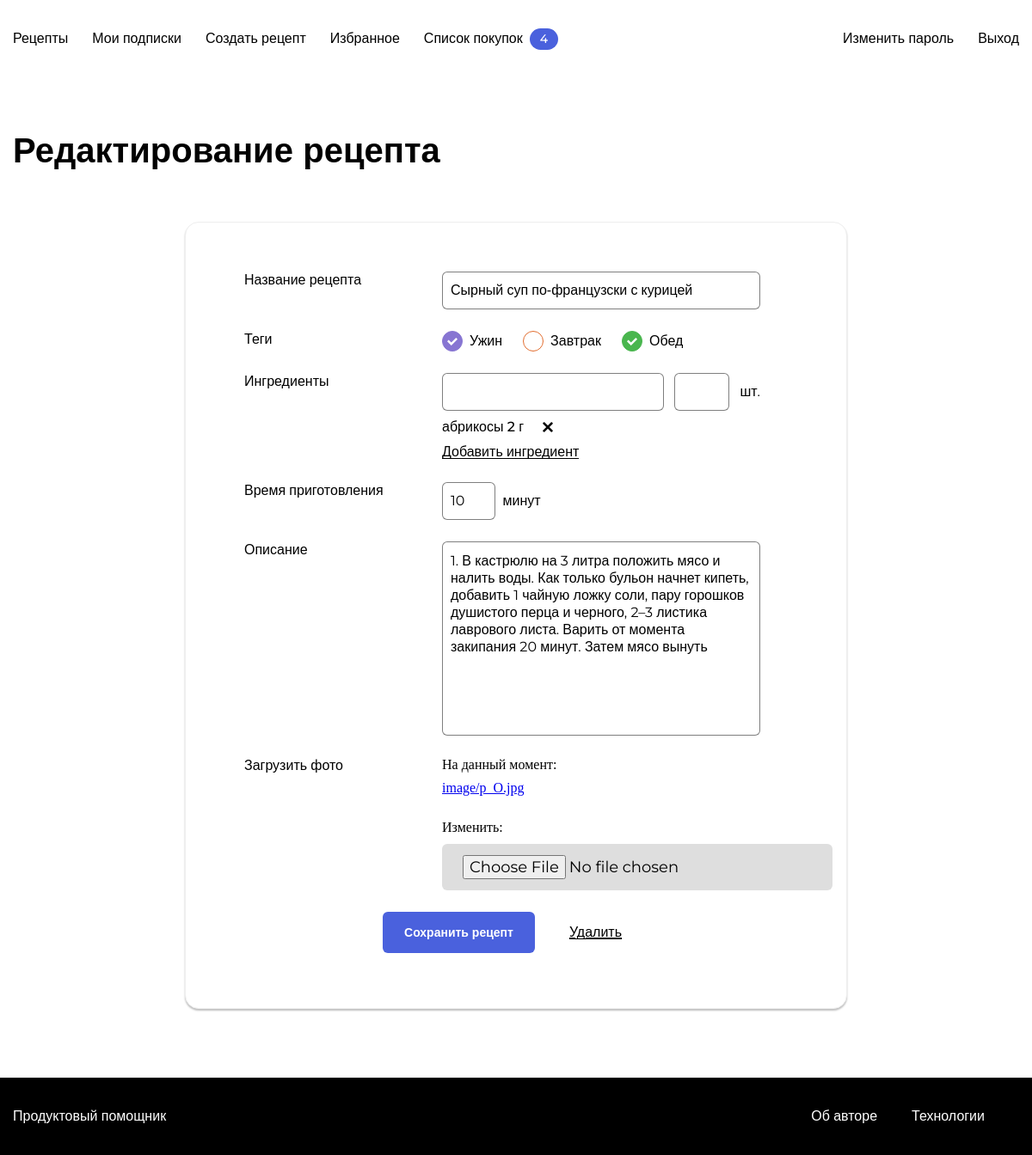
/k.puchkov/43/edit/ (signed in), run on the app's committed database.
### recipes/models.py (models this page shows, shortened)
class Recipe(models.Model):
    author = models.ForeignKey(
        User, on_delete=models.CASCADE, related_name="recipes"
    )
    title = models.CharField(max_length=255, verbose_name="Название")
    image = models.ImageField(upload_to="image/", verbose_name="Путь до файла")
    description = models.TextField(verbose_name="Описание")
    ingredient = models.ManyToManyField(
        Ingredient, through=IngredientAmount
    )
    tags = models.ManyToManyField(Tag, related_name="recipes")
    cooking_time = models.IntegerField(
        default=10, verbose_name="Время приготовления")
    pub_date = models.DateTimeField(
        "date published", auto_now_add=True, db_index=True)
    class Meta:
        ordering = ("-pub_date", )

class Tag(models.Model):
    title = models.CharField(max_length=255, verbose_name="Название")
    slug = models.SlugField(max_length=255, unique=True, verbose_name="Slug")
    color = models.CharField(max_length=255, verbose_name="Цвет")
    def __str__(self):
        return self.slug

class IngredientAmount(models.Model):
    amount = models.IntegerField(verbose_name="Кол-во")
    ingredient = models.ForeignKey("Ingredient", on_delete=models.CASCADE)
    recipe = models.ForeignKey("Recipe", on_delete=models.CASCADE)

class Ingredient(models.Model):
    title = models.CharField(max_length=255, verbose_name="Название")
    unit = models.CharField(max_length=255, verbose_name="Мера измерения")

### recipes/views.py (the view, shortened to what this page needs)
# urls.py: path("<str:username>/<int:recipe_id>/edit/", views.recipe_edit_page,
@login_required
def recipe_edit_page(request, username, recipe_id):
    recipe = get_object_or_404(Recipe, pk=recipe_id)
    if request.user != recipe.author or username != request.user.username:
        return redirect("recipe_view_page",
                        username=recipe.author, recipe_id=recipe.pk)
    form = RecipeForm(instance=recipe)
    ingredients = IngredientAmount.objects.filter(recipe_id=recipe_id)
    return render(request, "recipe_edit_page.html",
                  {"form": form, "recipe": recipe, "ingredients": ingredients})

### recipes/forms.py
class RecipeForm(forms.ModelForm):
    class Meta:
        model = Recipe
        fields = ("title", "tags", "cooking_time", "description", "image")

### recipes/utils.py (called while the page is built)
def get_purchases_count(request):
    purchases_count = 0
    if request.user.is_authenticated:
        purchases_count = Recipe.objects.filter(
            purchase_recipe__user=request.user
        ).count()
    return {"purchases_count": purchases_count}

def get_followings(request):
    if request.user.is_authenticated:
        return {"followings": request.user.follower.values_list(
            "following_id", flat=True
        )}
    else:
        return {}

### users/templatetags/user_filters.py (called while the page is built)
@register.filter
def addclass(field, css):
    return field.as_widget(attrs={"class": css})

### recipes/templates/recipe_edit_page.html (shortened to what this page needs)
{% extends "base.html" %}
{% load static %}
{% block style %}
    <link rel="stylesheet" href="{% static 'pages/form.css' %}">
{% endblock %}
{% block content %}
    <main class="main container">
        <div class="main__header">
            <h1 class="main__title">Редактирование рецепта</h1>
        </div>
        <div class="form-container">
        <form class="form" method="post" enctype="multipart/form-data">
            {% load user_filters %}
            <div class="form__group">
                <label for="{{ form.title.id_for_label }}" class="form__label">Название рецепта</label>
                <div class="form__field-group">
                    {{ form.title|addclass:"form__input" }}
                </div>
            </div>
            <div class="form__group">
                <p class="form__label">Теги</p>
                <div class="form__field-group">
                    <div class="tags">
                        {% for tag_choice, tag_value in form.tags.field.choices %}
                            <div class="tags__item">
                                <input
                                    type="checkbox"
                                    name="tags"
                                    value="{{ tag_choice.instance.pk }}"
                                    id="id_{{ tag_choice.instance.slug }}"
                                    class="tags__checkbox tags__checkbox_style_{{ tag_choice.instance.color }}"
                                    {% if tag_choice.instance in form.instance.tags.all %} checked {% endif %}>
                                <label for="id_{{ tag_choice.instance.slug }}"
                                class="tags__label">{{ tag_choice.instance.title }}</label>
                            </div>
                        {% endfor %}
                    </div>
                </div>
            </div>
            <div class="form__group">
                <label for="nameIngredient" class="form__label">Ингредиенты</label>
                <div class="form__field-group">
                    <div class="form__field-group-ingredientes">
                        <div class="form__dropdown">
                            <input type="text" id="nameIngredient" class="form__input">
                        </div>
                        <input type="number" id="cantidad" class="form__input" min="0">
                        <label for="cantidad" class="form__label" id="cantidadVal">шт.</label>
                    </div>
                    <div class="form__field-group-ingredientes-container">
                            {% for ingredient in ingredients.all %}
                                <div class="form__field-item-ingredient" id="ing_{{ forloop.counter }}">
                                    <span>
                                        {{ ingredient.ingredient.title }} {{ ingredient.amount }} {{ ingredient.ingredient.unit }}
                                    </span>
                                    <span class="form__field-item-delete"></span>
                                </div>
                            {% endfor %}
                    </div>
                    <span class="form__ingredient-link" id="addIng">Добавить ингредиент</span>
                </div>
            </div>
            <div class="form__group">
                <label for="{{ form.cooking_time.id_for_label }}" class="form__label">Время приготовления</label>
                <div class="form__field-group form__field-group_time">
                    {{ form.cooking_time|addclass:"form__input" }}
                    <label for="id_cooking_time" class="form__label">минут</label>
                </div>
            </div>
            <div class="form__group">
                <label for="{{ form.description.id_for_label }}" class="form__label">Описание</label>
                <div class="form__field-group">
                    {{ form.description|addclass:"form__textarea" }}
                </div>
            </div>
            <div class="form__group">
                <span class="form__label">Загрузить фото</span>
                <div class="form__field-group">
                    {{ form.image|addclass:"form__file-button" }}
                </div>
            </div>
            <div class="form__footer">
                <button class="button button_style_blue" type="submit" id="submit-button">Сохранить рецепт</button>
                <a style="margin-left: 2.5em" href="{% url 'recipe_remove' recipe.author.username recipe.id %}" class="form__ingredient-link">Удалить</a>
            </div>
        </form>
    </div>
    </main>
{% endblock %}

### recipes/static/pages/form.css (style rules this page uses)
* { box-sizing: border-box; }
html, body { min-height: 100%; }

### recipes/static/blocks/body/body.css (style rules this page uses)
.body { display: flex; flex-direction: column; }

### recipes/static/blocks/container/container.css (style rules this page uses)
.container { max-width: 1200px; padding: 0 15px; margin: 0 auto; width: 100%; }

### recipes/static/blocks/button/button.css (style rules this page uses)
.button { font-family: 'Montserrat', sans-serif; font-style: normal; font-weight: 600; font-size: 14px; background: none; border-radius: 6px; padding: 12px 24px; height: 48px; line-height: 1; text-decoration: none; border: 1px solid transparent; transition: background 0.2s; outline: none; user-select: none; cursor: pointer; width: max-content; }

### recipes/static/blocks/button/_style/button_style_blue.css (style rules this page uses)
.button_style_blue { background: #4A61DD; color: #FFFFFF; transition: background 0.2s; }

### recipes/static/blocks/main/main.css (style rules this page uses)
.main { padding-top: 60px; padding-bottom: 80px; flex: 1 0 auto; min-height: calc(100vh - 180px); }

### recipes/static/blocks/main/__header/main__header.css (style rules this page uses)
.main__header { display: flex; justify-content: space-between; margin-bottom: 28px; }

### recipes/static/blocks/main/__title/main__title.css (style rules this page uses)
.main__title { font-family: 'Montserrat', sans-serif; font-style: normal; font-weight: bold; font-size: 40px; line-height: 49px; color: #000000; padding: 0; margin: 0; }

### recipes/static/blocks/form-container/form-container.css (style rules this page uses)
.form-container { display: flex; align-items: center; justify-content: center; margin-top: 59px; }

### recipes/static/blocks/form/form.css (style rules this page uses)
.form { display: flex; flex-direction: column; align-items: center; padding: 57px 100px 64px 68px; background: #FFFFFF; border: 1px solid #EEEEEE; box-shadow: 0px 2px 2px rgba(0, 0, 0, 0.25); border-radius: 16px; max-width: 770px; width: 100%; }

### recipes/static/blocks/form/__label/form__label.css (style rules this page uses)
.form__label { font-family: 'Montserrat', sans-serif; font-style: normal; font-weight: normal; font-size: 16px; line-height: 20px; color: #000000; max-width: 170px; padding: 0; margin: 0; }

### recipes/static/blocks/form/__input/form__input.css (style rules this page uses)
.form__input { background: #FFFFFF; border: 1px solid rgba(0, 0, 0, 0.5); border-radius: 6px; font-family: 'Montserrat', sans-serif; font-style: normal; font-weight: normal; font-size: 16px; line-height: 20px; color: #000000; padding: 12px 9px; max-width: 370px; width: 100%; max-height: 44px; outline: none; }

### recipes/static/blocks/form/__group/form__group.css (style rules this page uses)
.form__group { display: flex; width: 100%; margin-bottom: 25px; }

### recipes/static/blocks/form/__field-group/form__field-group.css (style rules this page uses)
.form__field-group { display: grid; grid-gap: 9px; grid-template-rows: auto; grid-template-columns: 1fr; align-items: center; margin-left: auto; max-width: 370px; width: 100%; position: relative; }

### recipes/static/blocks/form/__textarea/form__textarea.css (style rules this page uses)
.form__textarea { background: #FFFFFF; border: 1px solid rgba(0, 0, 0, 0.5); box-sizing: border-box; border-radius: 6px; resize: none; outline: none; font-family: 'Montserrat', sans-serif; font-style: normal; font-weight: normal; font-size: 16px; line-height: 20px; color: #000000; padding: 12px 9px; width: 100%; }

### recipes/static/blocks/form/__field-group-ingredientes/form__field-group-ingredientes.css (style rules this page uses)
.form__field-group-ingredientes { display: grid; grid-template-columns: 8fr 2fr 0.5fr; grid-template-rows: auto; grid-column-gap: 12px; justify-items: end; align-items: center; }

### recipes/static/blocks/form/__ingredient-link/form__ingerident-link.css (style rules this page uses)
.form__ingredient-link { font-family: 'Montserrat', sans-serif; font-style: normal; font-weight: normal; font-size: 16px; line-height: 20px; color: #000000; cursor: pointer; justify-self: start; position: relative; grid-row: auto; grid-column: 1/-1; }
.form__ingredient-link:before { content: ''; position: absolute; width: 100%; height: 1px; bottom: 2px; left: 0; background: currentColor; }

### recipes/static/blocks/form/__field-group/_time/form__field-group_time.css (style rules this page uses)
.form__field-group_time { grid-template-columns: 2fr 0.5fr 8fr }

### recipes/static/blocks/form/__file-button/form__file-button.css (style rules this page uses)
.form__file-button { display: block; background: #DEDEDE; border-radius: 6px; font-family: 'Montserrat', sans-serif; font-style: normal; font-weight: normal; font-size: 18px; line-height: 22px; color: #000000; padding: 13px 24px; width: max-content; }

### recipes/static/blocks/form/__dropdown/form__dropdown.css (style rules this page uses)
.form__dropdown { position: relative; width: 100%; }

### recipes/static/blocks/form/__field-item-ingredient/form__field-item-ingredient.css (style rules this page uses)
.form__field-item-ingredient { display: flex; align-items: center; font-family: 'Montserrat', sans-serif; font-style: normal; font-weight: 500; font-size: 16px; line-height: 20px; color: #000000; }

### recipes/static/blocks/form/__footer/form__footer.css (style rules this page uses)
.form__footer { display: flex; align-items: center; }

### recipes/static/blocks/form/__field-item-delete/form__field-item-delete.css (style rules this page uses)
.form__field-item-delete { display: inline-block; width: 16px; height: 16px; margin-left: 20px; background-size: contain; background: url("../../../images/icons8-delete-16.png"); cursor: pointer; }

### recipes/static/blocks/tags/tags.css (style rules this page uses)
.tags { display: flex; height: 100%; flex-direction: row; list-style: none; padding: 0; }

### recipes/static/blocks/tags/__item/tags__item.css (style rules this page uses)
.tags__item { display: flex; align-items: center; margin-right: 24px; }
.tags__item:last-child { margin-right: 0; }

### recipes/static/blocks/tags/__label/tags__label.css (style rules this page uses)
.tags__label { font-family: 'Montserrat', sans-serif; font-style: normal; font-weight: 500; font-size: 16px; line-height: 20px; color: #000000; cursor: default; }

### recipes/static/blocks/tags/__checkbox/_style/tags__checkbox_style_green.css (style rules this page uses)
.tags__checkbox_style_green { color: #49B64E; }

### recipes/static/blocks/tags/__checkbox/_style/tags__checkbox_style_orange.css (style rules this page uses)
.tags__checkbox_style_orange { color: #E26C2D; }

### recipes/static/blocks/tags/__checkbox/_style/tags__checkbox_style_purple.css (style rules this page uses)
.tags__checkbox_style_purple { color: #8775D2; }

### data on the page
Recipe: title "Сырный суп по‑французски с курицей", tags "☑" "☑", cooking_time "10", description "1. В кастрюлю на 3 литра положить мясо и налить воды. Как только бульон начнет кипеть, добавить 1 чайную ложку соли, пару горошков душистого перца и черного, 2–3 листика лаврового листа. Варить от момента закипания 20 минут. Затем мясо вынуть"
Tag: instance "Ужин"
Tag: instance "Завтрак"
Tag: instance "Обед"
IngredientAmount: ingredient "абрикосы", amount "2", ingredient.unit "г"

### other printed values
{{ purchases_count }} "4"
